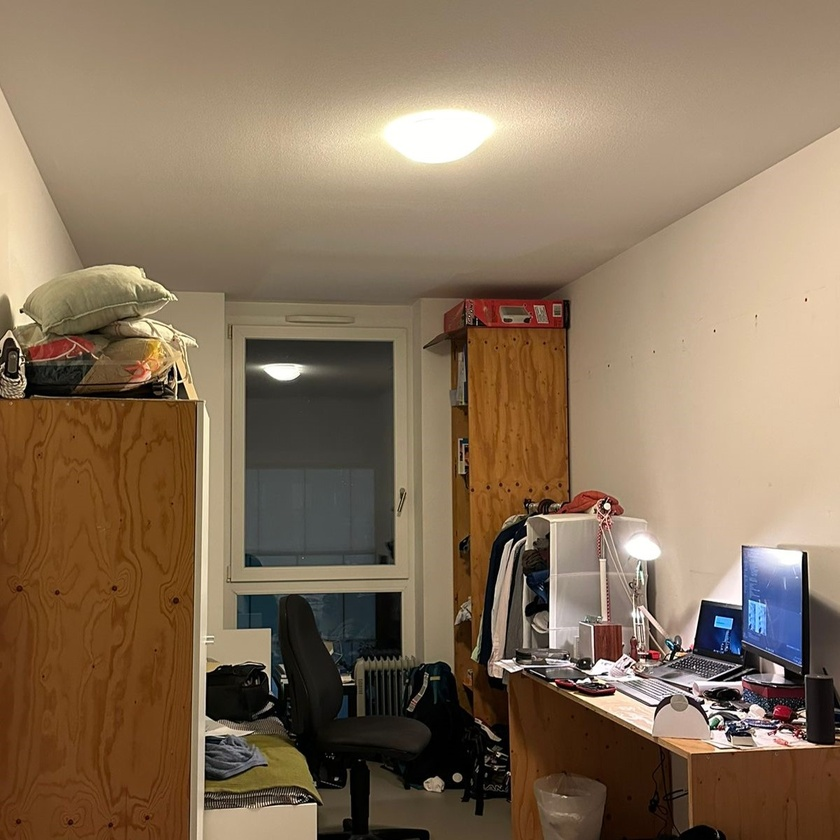
#> input picture Star/ex2_clean.jpeg, 840 x 840 px, shrunk from 1199 x 1199 before the run
$ jupyter execute Star_Filter.ipynb
#> lines starting #> are read from the running program, lines starting #| are printed output that depends on the picture; after the words box and inside, x2 and y2 are one past the last pixel; in counts of white or black regions, pixels touching at a corner belong together
[cell 1]
import cv2
import numpy as np
from matplotlib import pyplot as plt

# Load the original image
input_image_path = 'ex2_clean.jpeg'
original_image = cv2.imread(input_image_path)
#> original_image is the input picture: shape (840, 840, 3); mean B, G, R 90.5, 113.9, 135.2

# Convert to grayscale to find bright spots
gray_image = cv2.cvtColor(original_image, cv2.COLOR_BGR2GRAY)
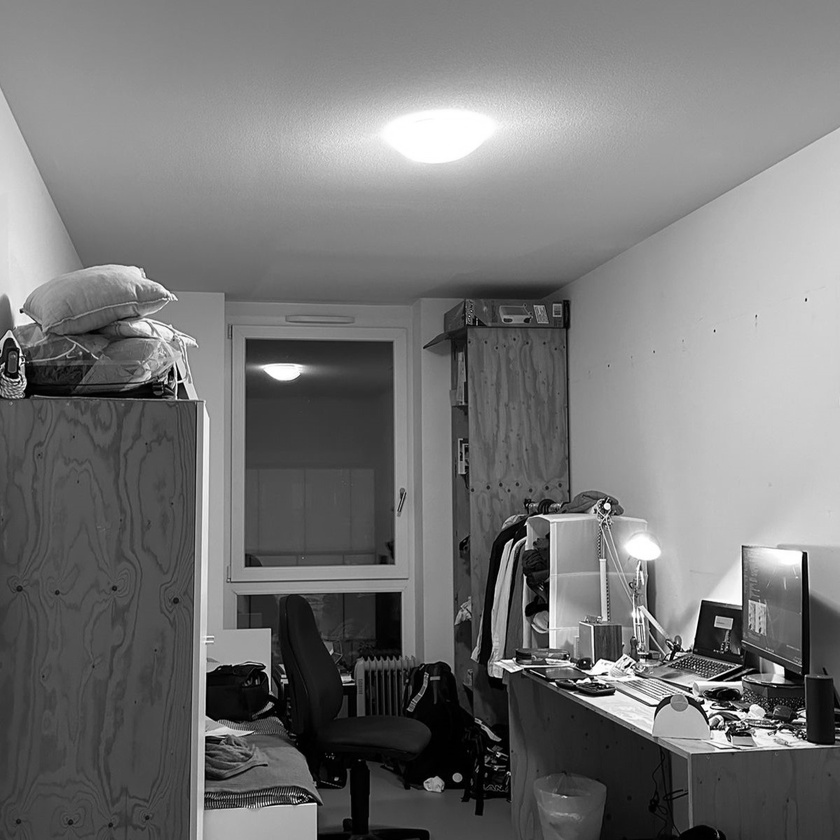
#> gray_image: shape (840, 840); min 0, max 255, mean 117.7

threshold_value = 250

# Apply gamma correction to enhance bright spots
gamma = 0.45
corrected_image = np.power(gray_image / 255.0, gamma) * 255.0
corrected_image = corrected_image.astype(np.uint8)

corrected_image = cv2.GaussianBlur(corrected_image,(15,15),0)
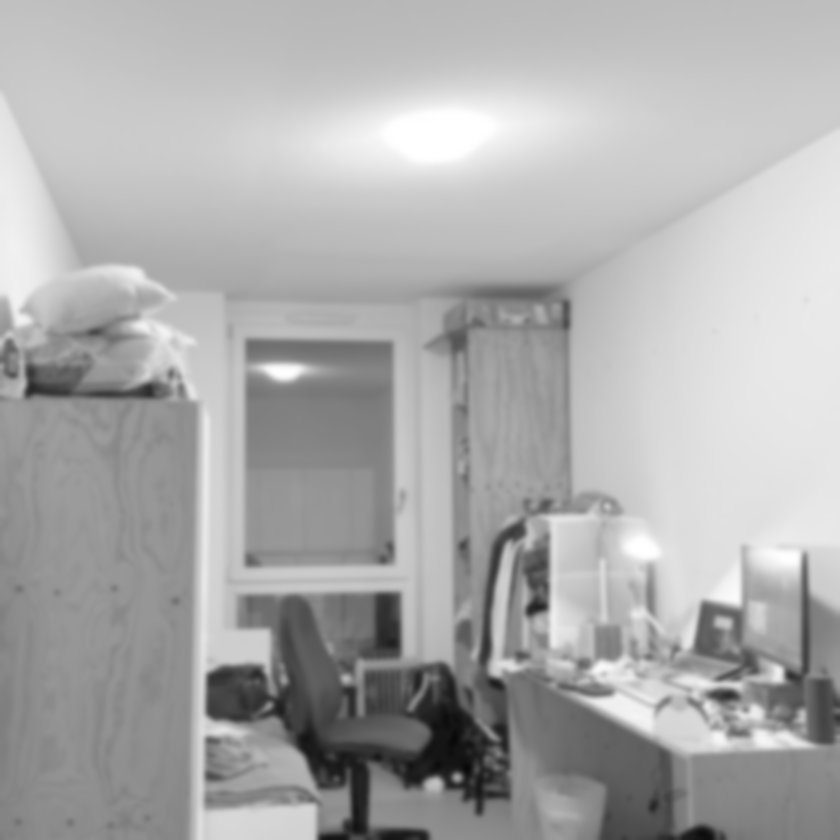
#> corrected_image: shape (840, 840); min 8, max 255, mean 172
# Threshold the image to get the bright spots
_, bright_spots = cv2.threshold(corrected_image, threshold_value, 255, cv2.THRESH_BINARY)
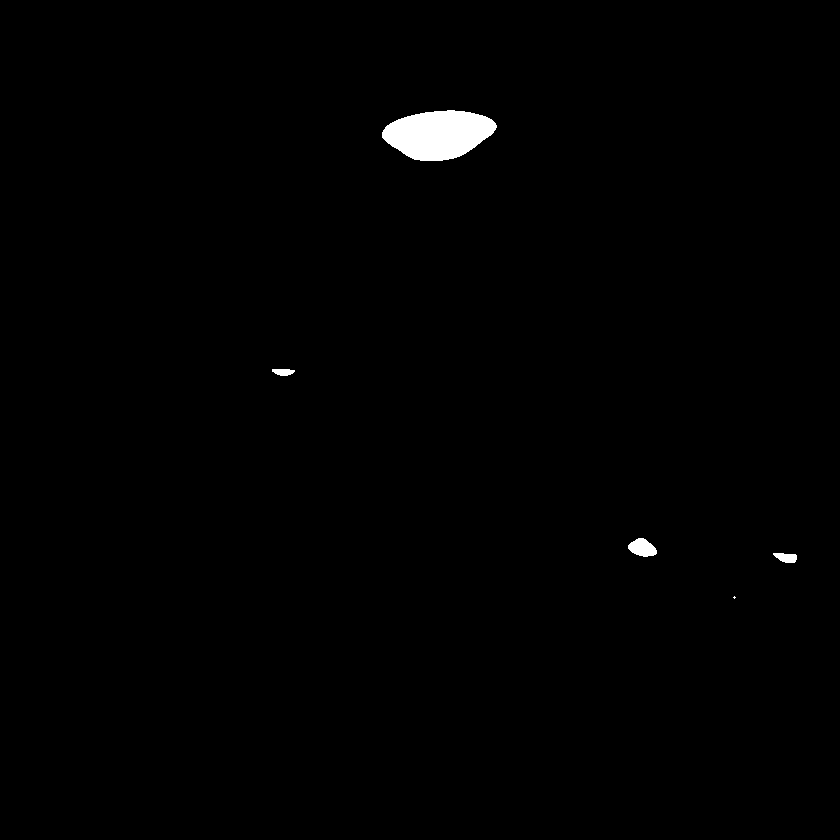
#> bright_spots: shape (840, 840); 0.7% white; 5 white regions (1 under 20 px), largest, box (x1, y1, x2, y2) and area: (382, 110, 497, 161) 4224, (628, 538, 657, 557) 379, (773, 553, 797, 563) 177, (272, 369, 295, 376) 124

# Create a cross-shaped kernel for convolution
cross_size = 70
cross_kernel = np.zeros((cross_size, cross_size), dtype=np.uint8)
cv2.line(cross_kernel, (cross_size//2, 0), (cross_size//2, cross_size), 1, 1)
cv2.line(cross_kernel, (0, cross_size//2), (cross_size, cross_size//2), 1, 1)

# Convert the original image to YCbCr color space
ycbcr_image = cv2.cvtColor(original_image, cv2.COLOR_BGR2YCrCb)
#> ycbcr_image: shape (840, 840, 3); mean of channels 0, 1, 2 117.7, 140.6, 112.7

# Extract the Y component (luminance)
luminance_channel = ycbcr_image[:, :, 0]

# Apply gamma correction to enhance luminance details
gamma_corrected_luminance = np.power(luminance_channel / 255.0, gamma) * 255.0
gamma_corrected_luminance = gamma_corrected_luminance.astype(np.uint8)

gamma_corrected_luminance = cv2.GaussianBlur(gamma_corrected_luminance,(5,5),0)
# Threshold the luminance channel to get the luminance-based bright spots
_, luminance_based_bright_spots = cv2.threshold(gamma_corrected_luminance, threshold_value, 255, cv2.THRESH_BINARY)
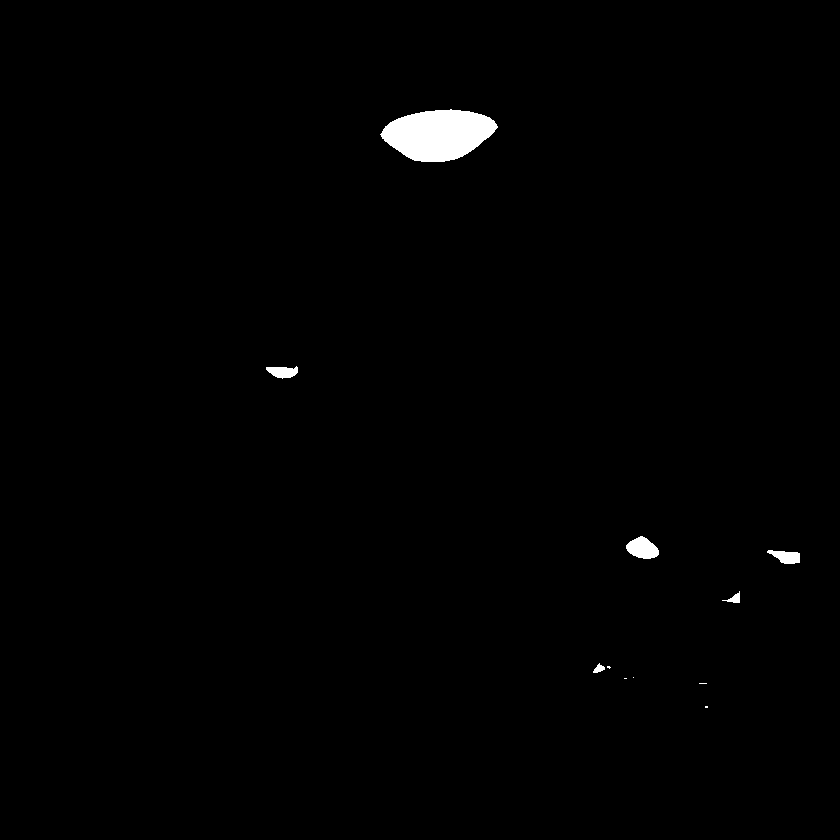
#> luminance_based_bright_spots: shape (840, 840); 0.81% white; 11 white regions (5 under 20 px), largest, box (x1, y1, x2, y2) and area: (380, 109, 498, 162) 4435, (626, 536, 659, 559) 519, (767, 550, 800, 564) 303, (266, 366, 298, 379) 283, (722, 591, 740, 603) 91, (593, 663, 605, 673) 67

luminance_spot_locations = np.argwhere(luminance_based_bright_spots > 0)
#> luminance_spot_locations = 5724 pairs, first value 109 to 707, second value 266 to 799
# Plot the luminance channel and the luminance-based mask of bright spots
plt.figure(figsize=(10, 5))
plt.subplot(1, 2, 1)
plt.title('Gamma Corrected Luminance Channel')
plt.imshow(gamma_corrected_luminance, cmap='gray')
plt.axis('off')

plt.subplot(1, 2, 2)
plt.title('Luminance-Based Mask of Bright Spots')
plt.imshow(luminance_based_bright_spots, cmap='gray')
plt.axis('off')

plt.show()


plt.imshow(cross_kernel)
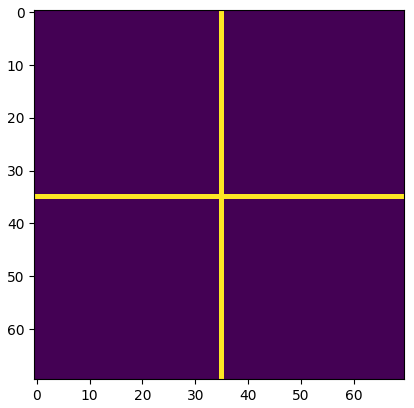
#> figure drawn by matplotlib, 1 panel

### Apply the kernels

[cell 2]
# Create an output image to draw the stars
output_image = original_image.copy()


# Draw the crosses on the bright spots
for (y, x) in luminance_spot_locations:
    intensity = corrected_image[y, x] / 255.0
    color = gamma_corrected_luminance[y, x]
    for i in range(-cross_size//2, cross_size//2 + 1):
        if 0 <= y + i < output_image.shape[0]:
            output_image[y + i, x] = color
        if 0 <= x + i < output_image.shape[1]:
            output_image[y, x + i] = color
#> this loop made 5724 passes
#> (y, x, intensity, color) on passes 1 to 3: (109, 450, 0.976, 251), (109, 451, 0.976, 251), (110, 435, 0.976, 251)
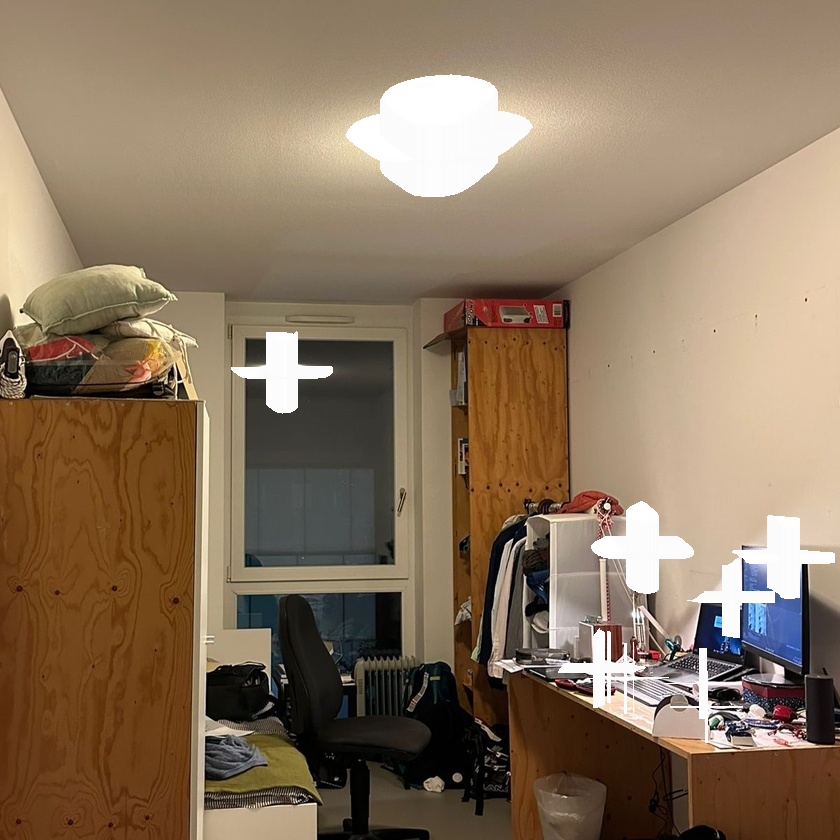
#> output_image: shape (840, 840, 3); 4.36% of pixels changed, all inside (x1, y1, x2, y2) = (231, 74, 835, 743)


blurred_output_image = cv2.GaussianBlur(output_image,(15,15),0)
blurred_original = cv2.GaussianBlur(original_image,(15,15),0)
# Save and display the output image
output_image_path = 'Starred_output.jpg'
cv2.imwrite(output_image_path, blurred_output_image)

# Display the original and output images
plt.figure(figsize=(10, 5))
plt.subplot(1, 2, 1)
plt.title('Original Image')
plt.imshow(cv2.cvtColor(original_image, cv2.COLOR_BGR2RGB))
plt.axis('off')
plt.subplot(1, 2, 2)
plt.title('Starred Image')
plt.imshow(cv2.cvtColor(blurred_output_image, cv2.COLOR_BGR2RGB))
plt.axis('off')
plt.savefig('Comparison_script')
plt.show()

### Comparison between original image and when the lens is used:

[cell 3]
import cv2
import numpy as np
from matplotlib import pyplot as plt

# Load the original image
input_image_path = 'ex2_clean.jpeg'
original_image = cv2.imread(input_image_path)

desired_image_path = 'ex2_star.jpeg'
desired_image = cv2.imread(desired_image_path)
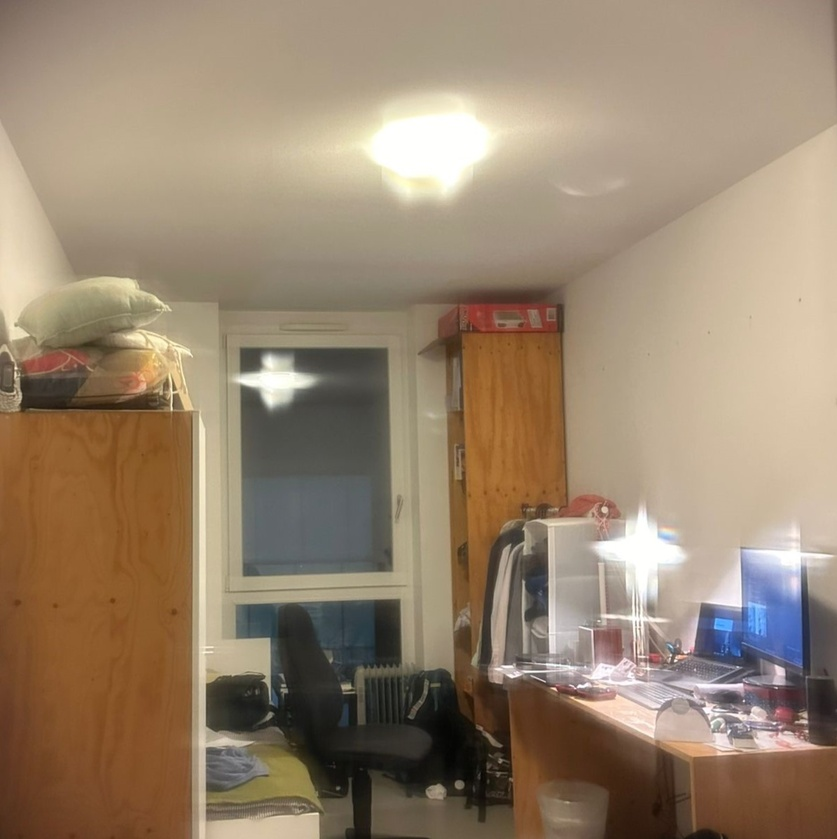
#> input picture Star/ex2_star.jpeg, 837 x 839 px, shrunk from 1195 x 1197 before the run
#> desired_image is the input picture: shape (839, 837, 3); mean B, G, R 110.3, 132.4, 151.8

plt.figure(figsize=(10, 5))
plt.subplot(1, 2, 1)
plt.title('Original Image')
plt.imshow(cv2.cvtColor(original_image, cv2.COLOR_BGR2RGB))
plt.axis('off')
plt.subplot(1, 2, 2)
plt.title('Image with Lens')
plt.imshow(cv2.cvtColor(desired_image, cv2.COLOR_BGR2RGB))
plt.axis('off')
plt.savefig('comparison_with_lens')
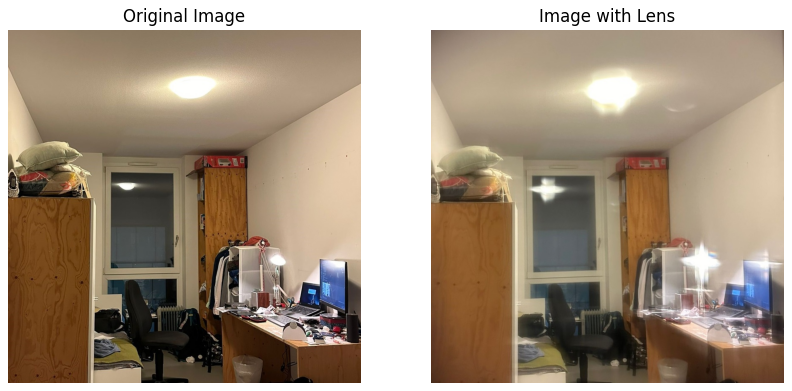
#> figure drawn by matplotlib, 2 panels
plt.show()
